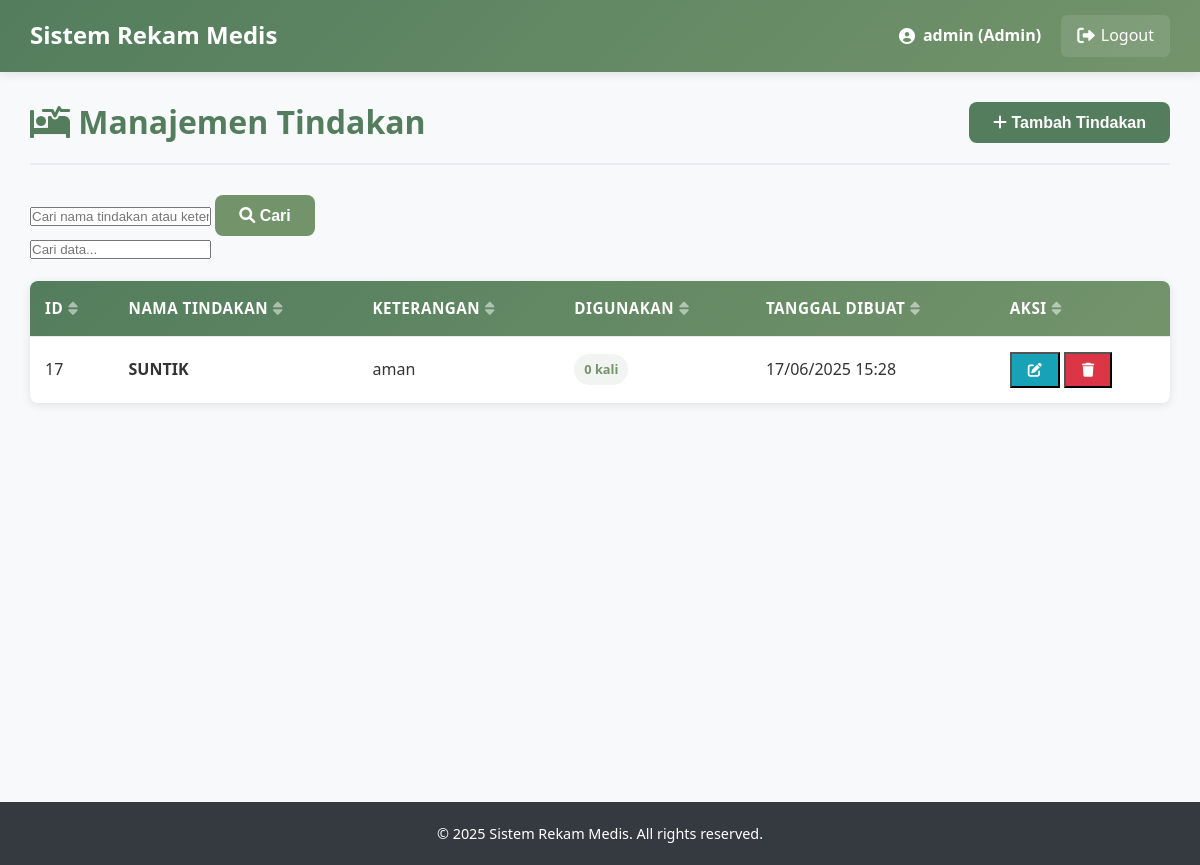
The app's page /medis_trysthan-main/Trys_Proj/admin/treatments.php (signed in) with its own data.
### tables this page shows
CREATE TABLE `tindakan` (
  `id_tindakan` int(11) NOT NULL,
  `nm_tindakan` varchar(100) NOT NULL,
  `biaya` decimal(10,2) DEFAULT 0.00,
  `ket` text DEFAULT NULL,
  `created_at` timestamp NOT NULL DEFAULT current_timestamp(),
  `updated_at` timestamp NOT NULL DEFAULT current_timestamp() ON UPDATE current_timestamp()
);

### medis_trysthan-main/Trys_Proj/admin/treatments.php (the view, shortened to what this page needs)
<?php
include '../config/database.php';
$page_title = "Manajemen Tindakan";
$search = $_GET['search'] ?? '';
$per_page = 10;
$page = $_GET['page'] ?? 1;
$offset = ($page - 1) * $per_page;
$where_clause = "";
$params = [];
$types = "";
$sql = "SELECT t.*,
        (SELECT COUNT(*) FROM rekam_medis WHERE id_tindakan = t.id_tindakan) as usage_count
        FROM tindakan t
        $where_clause
        ORDER BY t.nm_tindakan
        LIMIT $per_page OFFSET $offset";
if (!empty($params)) {
    $stmt = $conn->prepare($sql);
    $stmt->bind_param($types, ...$params);
    $stmt->execute();
    $treatments = $stmt->get_result();
} else {
    $treatments = $conn->query($sql);
}
?>
<!DOCTYPE html>
<html lang="en">
<head>
    <link rel="stylesheet" href="../css/style.css">
    <link rel="stylesheet" href="https://cdnjs.cloudflare.com/ajax/libs/font-awesome/6.0.0-beta3/css/all.min.css">
</head>
<body>
    <?php include '../includes/header.php'; ?>
    <div class="container">
        <div class="content">
            <div class="content-header">
                <h2><i class="fas fa-procedures"></i> <?php echo $page_title; ?></h2>
                <div class="header-actions">
                    <button class="btn btn-primary" onclick="openModal('addModal')">
                        <i class="fas fa-plus"></i> Tambah Tindakan
                    </button>
                </div>
            </div>
            <div class="filter-section">
                <form method="GET" class="search-form">
                    <div class="search-group">
                        <input type="text" name="search" placeholder="Cari nama tindakan atau keterangan..."
                               value="<?php echo htmlspecialchars($search); ?>">
                        <button type="submit" class="btn btn-secondary">
                            <i class="fas fa-search"></i> Cari
                        </button>
                    </div>
                </form>
            </div>
            <div class="table-container">
                <table class="data-table">
                    <thead>
                        <tr>
                            <th>ID</th>
                            <th>Nama Tindakan</th>
                            <th>Keterangan</th>
                            <th>Digunakan</th>
                            <th>Tanggal Dibuat</th>
                            <th>Aksi</th>
                        </tr>
                    </thead>
                    <tbody>
                        <?php if ($treatments->num_rows > 0): ?>
                        <?php while ($treatment = $treatments->fetch_assoc()): ?>
                        <tr>
                            <td><?php echo $treatment['id_tindakan']; ?></td>
                            <td>
                                <strong><?php echo htmlspecialchars($treatment['nm_tindakan']); ?></strong>
                            </td>
                            <td>
                                <?php echo htmlspecialchars(substr($treatment['ket'], 0, 100)); ?>
                            </td>
                            <td>
                                <span class="badge <?php echo $treatment['usage_count'] > 0 ? 'badge-success' : 'badge-secondary'; ?>">
                                    <?php echo $treatment['usage_count']; ?> kali
                                </span>
                            </td>
                            <td><?php echo date('d/m/Y H:i', strtotime($treatment['created_at'])); ?></td>
                            <td>
                                <div class="action-buttons">
                                    <button class="btn-sm btn-info" onclick="editTreatment(<?php echo htmlspecialchars(json_encode($treatment)); ?>)">
                                        <i class="fas fa-edit"></i>
                                    </button>
                                    <?php if ($treatment['usage_count'] == 0): ?>
                                    <button class="btn-sm btn-danger" onclick="deleteTreatment(<?php echo $treatment['id_tindakan']; ?>, '<?php echo htmlspecialchars($treatment['nm_tindakan']); ?>')">
                                        <i class="fas fa-trash"></i>
                                    </button>
                                    <?php else: ?>
                                    <button class="btn-sm btn-secondary" disabled title="Tidak dapat dihapus karena sedang digunakan">
                                        <i class="fas fa-lock"></i>
                                    </button>
                                    <?php endif; ?>
                                </div>
                            </td>
                        </tr>
                        <?php endwhile; ?>
                        <?php else: ?>
                        <tr>
                            <td colspan="6" class="text-center">Tidak ada data tindakan.</td>
                        </tr>
                        <?php endif; ?>
                    </tbody>
                </table>
            </div>
        </div>
    </div>
    <?php include '../includes/footer.php'; ?>
</body>
</html>

### medis_trysthan-main/Trys_Proj/css/style.css (style rules this page uses)
* { margin: 0; padding: 0; box-sizing: border-box; }
body { font-family: "Segoe UI", Tahoma, Geneva, Verdana, sans-serif; line-height: 1.6; color: #333; background-color: #f8f9fa; }
:root { --primary-color: #537d5d; --primary-dark: #3e5e45; --primary-light: #6a9975; --secondary-color: #73946b; --secondary-dark: #5a7553; --secondary-light: #8bac83; --accent-color: #9ebc8a; --accent-dark: #85a371; --accent-light: #b7d5a3; --light-color: #d2d0a0; --light-dark: #b9b787; --light-light: #ebe9b9; --white: #ffffff; --off-white: #f9f9f9; --gray-light: #f8f9fa; --gray-medium: #6c757d; --gray-dark: #343a40; --success: #28a745; --success-dark: #1e7e34; --danger: #dc3545; --danger-dark: #bd2130; --warning: #ffc107; --warning-dark: #d39e00; --info: #17a2b8; --info-dark: #117a8b; }
h1, h2, h3, h4, h5, h6 { font-weight: 700; line-height: 1.2; margin-bottom: 0.5em; color: var(--gray-dark); }
h2 { font-size: 2rem; }
.btn { display: inline-block; padding: 12px 24px; border: none; border-radius: 8px; font-size: 1rem; font-weight: 600; text-decoration: none; text-align: center; cursor: pointer; transition: all 0.3s ease; line-height: 1; position: relative; overflow: hidden; }
.btn::after { content: ""; position: absolute; top: 50%; left: 50%; width: 5px; height: 5px; background: rgba(255, 255, 255, 0.5); opacity: 0; border-radius: 100%; transform: scale(1, 1) translate(-50%); transform-origin: 50% 50%; }
.btn-primary { background-color: var(--primary-color); color: var(--white); }
.btn-secondary { background-color: var(--secondary-color); color: var(--white); }
.btn-info { background-color: var(--info); color: var(--white); }
.btn-danger { background-color: var(--danger); color: var(--white); }
.btn-sm { padding: 8px 16px; font-size: 0.875rem; }
.container { display: flex; min-height: calc(100vh - 70px); }
.content { flex: 1; padding: 30px; background-color: var(--gray-light); min-height: calc(100vh - 70px); }
.content-header { display: flex; justify-content: space-between; align-items: center; margin-bottom: 30px; padding-bottom: 20px; border-bottom: 2px solid #e9ecef; }
.content-header h2 { color: var(--primary-color); font-size: 2rem; font-weight: 700; margin: 0; }
.data-table { width: 100%; border-collapse: collapse; background: var(--white); border-radius: 8px; overflow: hidden; box-shadow: 0 2px 10px rgba(0, 0, 0, 0.1); }
.data-table thead { background: linear-gradient(135deg, var(--primary-color), var(--secondary-color)); color: var(--white); }
.data-table th, .data-table td { padding: 15px; text-align: left; border-bottom: 1px solid #e9ecef; }
.data-table th { font-weight: 600; font-size: 0.95rem; text-transform: uppercase; letter-spacing: 0.5px; }
.data-table tbody tr { transition: background-color 0.3s ease; }
.data-table tbody tr:last-child td { border-bottom: none; }
.badge { display: inline-block; padding: 5px 10px; border-radius: 20px; font-size: 0.8rem; font-weight: 600; text-align: center; }
.badge-secondary { background-color: rgba(115, 148, 107, 0.1); color: var(--secondary-color); }

### records on screen
tindakan: id_tindakan "17", nm_tindakan "SUNTIK", ket "aman", usage_count "0", created_at "17/06/2025 15:28"

### other values on screen
$_SESSION['username'] "admin"
$_SESSION['role'] "Admin"
$page_title "Manajemen Tindakan"
